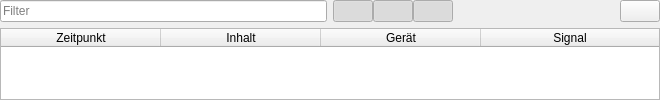
<?xml version="1.0" encoding="UTF-8"?>
<ui version="4.0">
 <class>Form</class>
 <widget class="QWidget" name="Form">
  <property name="geometry">
   <rect>
    <x>0</x>
    <y>0</y>
    <width>660</width>
    <height>100</height>
   </rect>
  </property>
  <property name="sizePolicy">
   <sizepolicy hsizetype="Preferred" vsizetype="Ignored">
    <horstretch>0</horstretch>
    <verstretch>0</verstretch>
   </sizepolicy>
  </property>
  <property name="minimumSize">
   <size>
    <width>0</width>
    <height>100</height>
   </size>
  </property>
  <property name="windowTitle">
   <string>Form</string>
  </property>
  <layout class="QVBoxLayout" name="verticalLayout">
   <property name="leftMargin">
    <number>0</number>
   </property>
   <property name="topMargin">
    <number>0</number>
   </property>
   <property name="rightMargin">
    <number>0</number>
   </property>
   <property name="bottomMargin">
    <number>0</number>
   </property>
   <item>
    <layout class="QHBoxLayout" name="horizontalLayout_2">
     <item>
      <widget class="QLineEdit" name="filterEdit">
       <property name="sizePolicy">
        <sizepolicy hsizetype="Expanding" vsizetype="Minimum">
         <horstretch>0</horstretch>
         <verstretch>0</verstretch>
        </sizepolicy>
       </property>
       <property name="placeholderText">
        <string>Filter</string>
       </property>
      </widget>
     </item>
     <item>
      <layout class="QHBoxLayout" name="horizontalLayout">
       <property name="spacing">
        <number>0</number>
       </property>
       <property name="rightMargin">
        <number>0</number>
       </property>
       <item>
        <widget class="QPushButton" name="highButton">
         <property name="text">
          <string/>
         </property>
         <property name="icon">
          <iconset>
           <normaloff>icons/hohe_prioritaet_grey.png</normaloff>
           <normalon>icons/hohe_prioritaet.png</normalon>icons/hohe_prioritaet_grey.png</iconset>
         </property>
         <property name="checkable">
          <bool>true</bool>
         </property>
         <property name="checked">
          <bool>true</bool>
         </property>
         <property name="flat">
          <bool>true</bool>
         </property>
        </widget>
       </item>
       <item>
        <widget class="QPushButton" name="middleButton">
         <property name="text">
          <string/>
         </property>
         <property name="icon">
          <iconset>
           <normaloff>icons/mittlere_prioritaet_grey.png</normaloff>
           <normalon>icons/mittlere_prioritaet.png</normalon>icons/mittlere_prioritaet_grey.png</iconset>
         </property>
         <property name="checkable">
          <bool>true</bool>
         </property>
         <property name="checked">
          <bool>true</bool>
         </property>
         <property name="flat">
          <bool>true</bool>
         </property>
        </widget>
       </item>
       <item>
        <widget class="QPushButton" name="lowButton">
         <property name="text">
          <string/>
         </property>
         <property name="icon">
          <iconset>
           <normaloff>icons/niedrige_prioritaet_grey.png</normaloff>
           <normalon>icons/niedrige_prioritaet.png</normalon>icons/niedrige_prioritaet_grey.png</iconset>
         </property>
         <property name="checkable">
          <bool>true</bool>
         </property>
         <property name="checked">
          <bool>true</bool>
         </property>
         <property name="flat">
          <bool>true</bool>
         </property>
        </widget>
       </item>
       <item>
        <spacer name="horizontalSpacer_3">
         <property name="orientation">
          <enum>Qt::Horizontal</enum>
         </property>
         <property name="sizeHint" stdset="0">
          <size>
           <width>40</width>
           <height>0</height>
          </size>
         </property>
        </spacer>
       </item>
       <item>
        <widget class="QPushButton" name="clearButton">
         <property name="toolTip">
          <string>Lösche alle Signale</string>
         </property>
         <property name="statusTip">
          <string>Lösche alle Signale</string>
         </property>
         <property name="text">
          <string/>
         </property>
         <property name="icon">
          <iconset>
           <normaloff>icons/clear.png</normaloff>icons/clear.png</iconset>
         </property>
         <property name="iconSize">
          <size>
           <width>20</width>
           <height>20</height>
          </size>
         </property>
        </widget>
       </item>
      </layout>
     </item>
    </layout>
   </item>
   <item>
    <widget class="QTableWidget" name="tableWidget">
     <property name="verticalScrollBarPolicy">
      <enum>Qt::ScrollBarAsNeeded</enum>
     </property>
     <property name="horizontalScrollBarPolicy">
      <enum>Qt::ScrollBarAsNeeded</enum>
     </property>
     <property name="sizeAdjustPolicy">
      <enum>QAbstractScrollArea::AdjustToContents</enum>
     </property>
     <property name="editTriggers">
      <set>QAbstractItemView::NoEditTriggers</set>
     </property>
     <property name="alternatingRowColors">
      <bool>true</bool>
     </property>
     <property name="textElideMode">
      <enum>Qt::ElideMiddle</enum>
     </property>
     <property name="sortingEnabled">
      <bool>true</bool>
     </property>
     <attribute name="horizontalHeaderCascadingSectionResizes">
      <bool>true</bool>
     </attribute>
     <attribute name="horizontalHeaderDefaultSectionSize">
      <number>160</number>
     </attribute>
     <attribute name="horizontalHeaderStretchLastSection">
      <bool>true</bool>
     </attribute>
     <column>
      <property name="text">
       <string>Zeitpunkt</string>
      </property>
     </column>
     <column>
      <property name="text">
       <string>Inhalt</string>
      </property>
     </column>
     <column>
      <property name="text">
       <string>Gerät</string>
      </property>
     </column>
     <column>
      <property name="text">
       <string>Signal</string>
      </property>
     </column>
    </widget>
   </item>
  </layout>
 </widget>
 <resources/>
 <connections/>
</ui>
